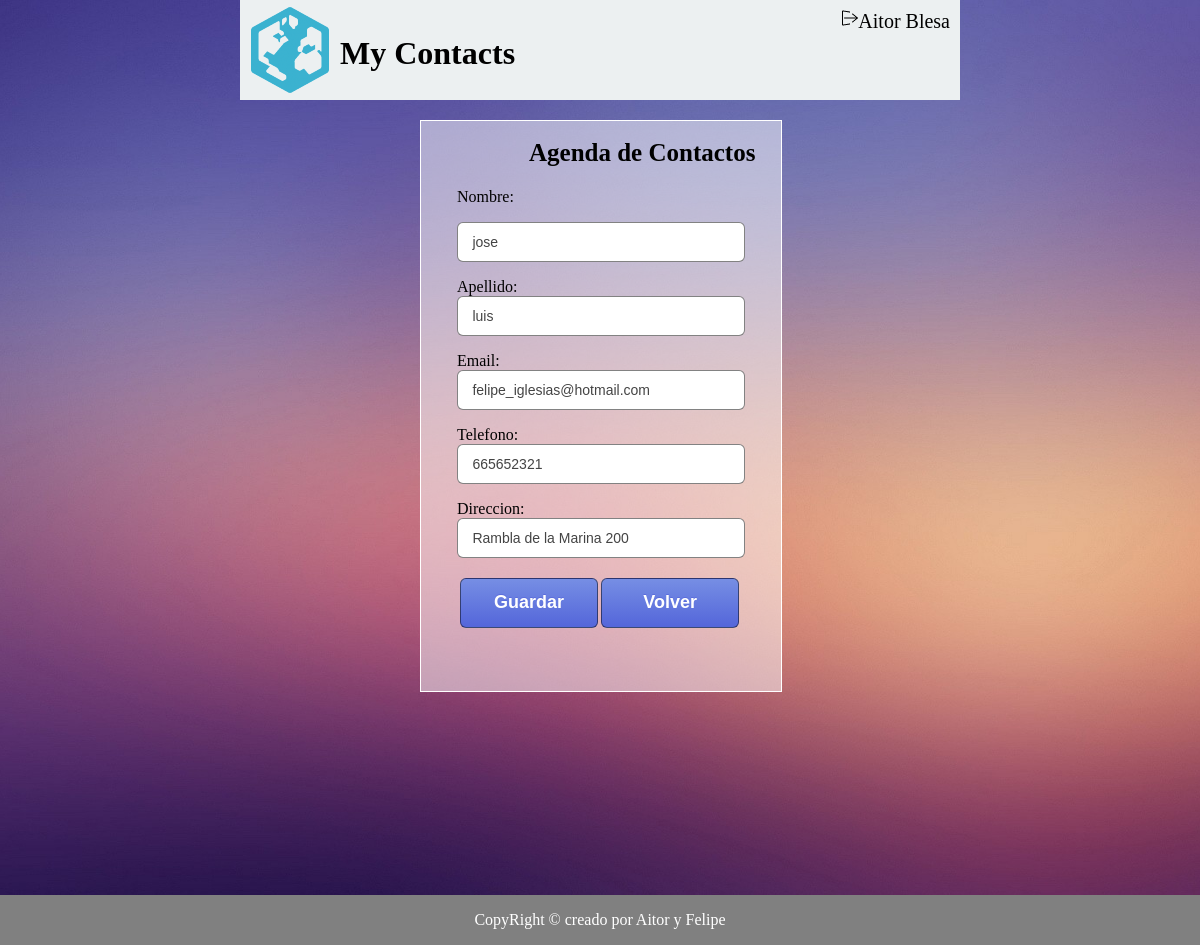
/modificar.php?con_id=3 (signed in), run on the app's committed database.
### tables this page shows
CREATE TABLE IF NOT EXISTS `tbl_contactos` (
  `con_id` int(11) NOT NULL,
  `con_nombre` varchar(25) NOT NULL,
  `con_apellido` varchar(50) NOT NULL,
  `con_mail` varchar(50) NOT NULL,
  `con_telefono` int(9) NOT NULL,
  `con_direccion` varchar(150) NOT NULL,
  `con_coordenadas` varchar(50) NOT NULL,
  `usu_id` int(11) NOT NULL
);

### modificar.php (the view, shortened to what this page needs)
<?php
include('/login/conexion.php');
?>
<!DOCTYPE html>
<html>
	<head>
		<link rel="stylesheet" type="text/css" href="css/modificar.css">
	</head>
		<body>
		<div id="wrapper">
			<header>
				<div id="izquierda">
					<img src="img/logo.png" alt="Mycontacts"/>
					<h1 id="empresa">My Contacts</h1>
				</div>
				<div id="derecha">
					<?php echo $_SESSION['nombre_usuario']. " " .$_SESSION['apellido_usuario']?> <a href="login/logout.php" title="Logout"><img src="img/logout.png" alt="Logout"></a>
				</div>
			</header>
			<section id="formulario">
			<h1>Agenda de Contactos</h1>
			<?php
				$sql ="SELECT * FROM tbl_contactos WHERE con_id=$_REQUEST[con_id]";
				$datos = mysqli_query($conexion, $sql);
				if(mysqli_num_rows($datos)!=0){
	            	while ($mostrar = mysqli_fetch_array($datos)) {
	            	?>
					<article class='contenido'>
						<form id="formulario_box" name="formulario1" action="modificarproc.php" method="POST">
          					<input type="hidden" name="contacto_id" value="<?php echo $mostrar['con_id']; ?>"><br/>
         					<p>Nombre:<p><input type="text" name="nombre" size="20" maxlength="25" value="<?php echo  utf8_encode($mostrar['con_nombre']); ?>" required>
         					<p>Apellido:<input type="text" name="apellido" size="20" maxlength="25" value="<?php echo utf8_encode($mostrar['con_apellido']); ?>" required></p>
          					<p>Email:<input type="email" name="email" value="<?php echo utf8_encode($mostrar['con_mail']); ?>" required></p>
       						<p>Telefono:<input type="tel" name="telefono" pattern="[0-9]{9}" value="<?php echo utf8_encode($mostrar['con_telefono']); ?>" required></p>
       						<p>Direccion:<input type="text" name="direccion" value="<?php echo utf8_encode($mostrar['con_direccion']); ?>"required>
       						<input type="submit" class="modificar_contacto" value="Guardar">
        					<input name="submit" type="submit" value="Volver" onclick="location.href='main.php'"></input>
        				</form>
	            	</article>
	            	<?php
	            	}
				}
			?>
		</section>
		<footer>
			<p>CopyRight &copy; creado por Aitor y Felipe<p>
		</footer>
	</body>
</html>

### css/modificar.css (style rules this page uses)
body { background: url("../img/blur.jpg") no-repeat fixed center; -webkit-background-size: cover; -moz-background-size: cover; -o-background-size: cover; background-size: cover; margin: 0; height: 100%; }
#wrapper { min-width: 1024px; min-height: 945px; }
header { color: #000; background-color: #ecf0f1; width: 60%; height: auto; margin-left: 20%; position: absolute; vertical-align: middle; }
#izquierda { float: left; width: 40%; }
#derecha { float: right; margin-right: 10px; font-size: 20px; margin-top: 10px; }
img { float: left; }
#empresa { margin-top: 35px; }
#formulario { height: 570px; border: 1px solid rgba(255,255,255); background-color: rgba(255,255,255,.5); width: 30%; margin: 10% 35%; position: fixed; }
#formulario h1 { margin-left: 30%; margin-top: 5%; color: #000; float:left; font-family: Raleway thin; font-size: 25px; }
#formulario_box { margin-left: 10%; width: 80%; padding-top: 8%; }
#formulario_box input[type="text"], input[type="password"], input[type="tel"], input[type="email"] { height: 40px; font-size: 14px; color: #444; border: 1px solid rgba(0, 0, 0, .49); padding-left: 5%; border-radius: 6px; width: 100%; -webkit-box-sizing: border-box; }
#formulario_box input[type="submit"] { width: 48%; height: 50px; margin-top: 7%; color: #fff; font-size: 18px; float: left; font-weight: bold; text-shadow: 0px -1px 0px #5b6ddc; border: 1px solid rgba(0, 0, 0, .49); border-radius: 6px; cursor: pointer; background-image: -webkit-linear-gradient(bottom, #5466da 0%, #768ee4 100%); }
input[type="submit"] { width: 39%; height: 50px; float: left; margin-top: 1.5%; margin-left: 1%; color: #fff; font-size: 18px; font-weight: bold; text-shadow: 0px -1px 0px #5b6ddc; border: 1px solid rgba(0, 0, 0, .49); border-radius: 6px; cursor: pointer; background-image: -webkit-linear-gradient(bottom, #5466da 0%, #768ee4 100%); }
footer { position:fixed; bottom: 0; color: #000; clear: both; width: 100%; color: #fff; background-color: grey; text-align: center; }

### data on the page
tbl_contactos: nombre "jose", apellido "luis", email "felipe_iglesias@hotmail.com", telefono "665652321", direccion "Rambla de la Marina 200"

### other printed values
$_SESSION['nombre_usuario'] "Aitor"
$_SESSION['apellido_usuario'] "Blesa"
